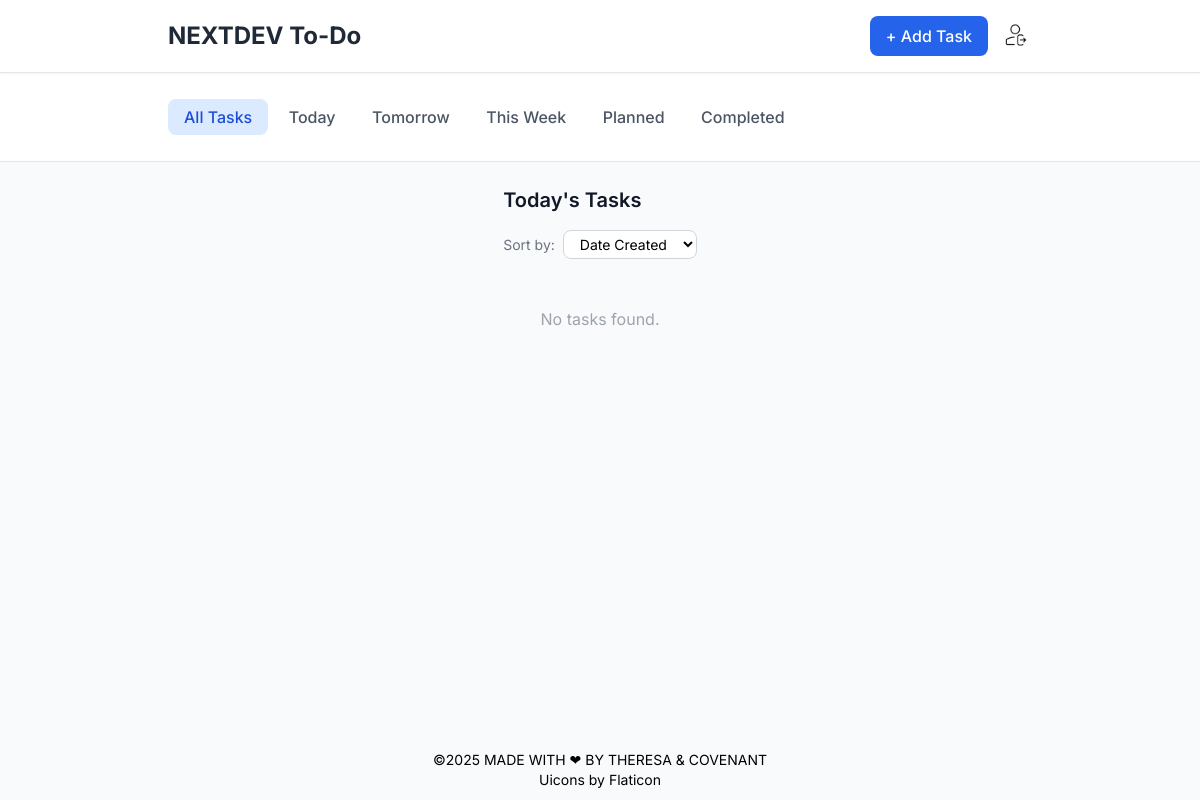
Before: /todo/today/ (signed in) with the older database file.
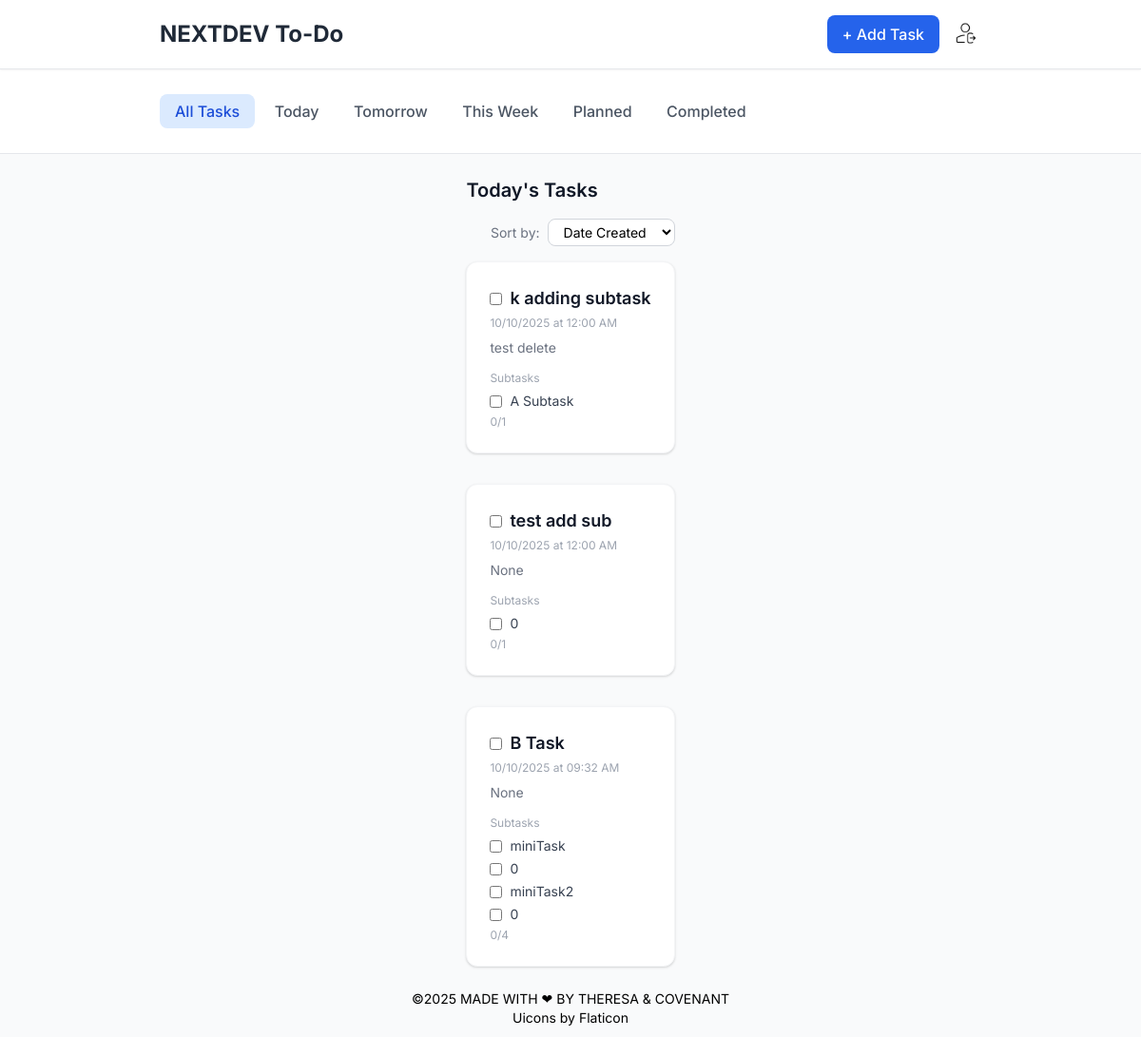
After: the same page with the newer database file.
### todolist/models.py (models this page shows, shortened)
class Task(models.Model):
    user = models.ForeignKey(User, on_delete=models.CASCADE) # link to user
    priority_choices = [
        ('L', 'Low'),
        ('M', 'Medium'),
        ('H', 'High'),
    ]
    title = models.CharField(max_length=255)
    description = models.TextField(blank=True, null=True)
    completed = models.BooleanField(default=False)
    priority = models.CharField(
        max_length=1,
        choices=priority_choices,
        default='M',
    )
    due_date = models.DateTimeField(blank=True, null=True)
    created_at = models.DateTimeField(auto_now_add=True)
    updated_at = models.DateTimeField(auto_now=True)
    parent_task = models.ForeignKey(
        'self',
        on_delete=models.CASCADE,
        related_name='subtasks',
        blank=True,
        null=True,
    )
    @property
    def completed_subtasks_count(self):
        completed = self.subtasks.filter(completed=True).count()
        for sub in self.subtasks.all():
            completed += sub.completed_subtasks_count
        return completed
    @property
    def total_subtasks_count(self):
        total = self.subtasks.count()
        for sub in self.subtasks.all():
            total += sub.total_subtasks_count
        return total

### todolist/views.py (the view, shortened to what this page needs)
# urls.py: path('today/', views.tasklist, name='today'),
@login_required
def tasklist(request):
    sort = request.GET.get('sort', 'created')
    now = timezone.now()
    today = now.date()
    tomorrow = today + timedelta(days=1)
    week_end = today + timedelta(days=7)
    page = request.resolver_match.url_name
    if page == 'completed':
        alltasks = Task.objects.filter(user=request.user).none() # No active tasks
        completedtasks = Task.objects.filter(user=request.user, completed=True, parent_task__isnull=True).prefetch_related('subtasks')
    else:
        alltasks = Task.objects.filter(user=request.user, completed=False, parent_task__isnull=True).prefetch_related('subtasks')
        completedtasks = Task.objects.filter(user=request.user, completed=True, parent_task__isnull=True).prefetch_related('subtasks')
    if page == 'today':
        alltasks = alltasks.filter(due_date__date=today)
        completedtasks = completedtasks.filter(due_date__date=today)
    elif page == 'tomorrow':
        alltasks = alltasks.filter(due_date__date=tomorrow)
        completedtasks = completedtasks.filter(due_date__date=tomorrow)
    elif page == 'this_week':
        alltasks = alltasks.filter(due_date__date__gte=today, due_date__date__lte=week_end)
        completedtasks = completedtasks.filter(due_date__date__gte=today, due_date__date__lte=week_end)
    elif page == 'planned':
        alltasks = alltasks.filter(due_date__date__gt=week_end)
        completedtasks = completedtasks.filter(due_date__date__gt=week_end)
    if sort == 'priority':
        alltasks = alltasks.order_by('-priority', '-id')
        completedtasks = completedtasks.order_by('-priority', '-id')
    elif sort == 'due_date':
        alltasks = alltasks.order_by('due_date', '-id')
        completedtasks = completedtasks.order_by('due_date', '-id')
    elif sort == 'title':
        alltasks = alltasks.order_by('title', '-id')
        completedtasks = completedtasks.order_by('title', '-id')
    else:  # default: created
        alltasks = alltasks.order_by('-id')
        completedtasks = completedtasks.order_by('-id')
    return render(request, 'task_list.html', {
        'alltasks': alltasks,
        'completedtasks': completedtasks,
        'page': page,
    })

### todolist/templates/task_list.html (shortened to what this page needs)
{% extends 'main.html' %}
{% load static %}
{% block content %}
<div class="space-y-8">
  {% for task in alltasks %}
    <div class="bg-white rounded-xl shadow border border-gray-100 p-6 flex flex-col gap-2">
      <div class="flex items-start justify-between">
        <div>
          <div class="flex items-center gap-2">
            <form method="POST" class="inline-flex items-center" style="margin: 0;">
              <input type="checkbox" class="accent-blue-600" {% if task.completed %}checked{% endif %} onchange="this.form.submit()">
            </form>
            <span class="font-semibold text-gray-900 text-lg">{{ task.title }}</span>
          </div>
          <div class="text-xs text-gray-400 mt-1">
            {{ task.due_date|date:"n/j/Y \\a\\t h:i A" }}
          </div>
          <div class="text-sm text-gray-500 mt-2">{{ task.description }}</div>
          {% if task.subtasks.all %}
            <div class="mt-2">
              <span class="text-xs text-gray-400">Subtasks</span>
              <div class="flex flex-col gap-1 mt-1">
                {% for subtask in task.subtasks.all %}
                  <div class="flex items-center gap-2">
                    <form method="POST" action="{% url 'toggle_subtask' subtask.id %}" class="inline-flex items-center" style="margin: 0;">
                      <input type="checkbox" name="
                      " {% if subtask.completed %}checked{% endif %} class="accent-green-500" onchange="this.form.submit()">
                    </form>
                    <span class="{% if subtask.completed %}line-through text-gray-400{% else %}text-gray-700{% endif %} text-sm">{{ subtask.title }}</span>
                  </div>
                {% endfor %}
              </div>
              <div class="text-xs text-gray-400 mt-1">{{ task.completed_subtasks_count }}/{{ task.total_subtasks_count }}</div>
            </div>
          {% endif %}
        </div>
      </div>
    </div>
  {% empty %}
    <div class="text-gray-400 text-center py-8">No tasks found.</div>
  {% endfor %}
</div>
{% endblock %}

### todolist/templates/main.html (shortened to what this page needs)
{% load static %}
<!DOCTYPE html>
<html lang="en">
<head>
    <link href="https://cdn.jsdelivr.net/npm/tailwindcss@2.2.19/dist/tailwind.min.css" rel="stylesheet">
    <link rel='stylesheet' href='https://cdn-uicons.flaticon.com/3.0.0/uicons-regular-rounded/css/uicons-regular-rounded.css'>
</head>
<body class="bg-gray-50 min-h-screen flex flex-col">
    <header class="bg-white shadow-sm border-b border-gray-200 sticky top-0 z-40" >
        <div class=" container max-w-4xl mx-auto px-4 py-4">
            <div class="flex items-center justify-between">
                <h1 class="text-2xl font-bold text-gray-800">NEXTDEV To-Do</h1>
                <div class="flex items-center gap-3">
                  <button onclick="openAddTaskModal()" class="bg-blue-600 hover:bg-blue-700 text-white px-4 py-2 rounded-lg font-medium transition-colors">+ Add Task
                  </button>
                  <form action="{% url 'logout' %}" method="post">
                    <button type="submit" class="p-1 hover:opacity-75" title="Logout">
                      <img src="{% static 'images/logout.png' %}" alt="Logout"
                      class="w-6 h-6 transform transition-transform duration-150 ease-in-out hover:scale-125">
                    </button>
                  </form>
                </div>
            </div>
        </div>
    </header>
    <nav class="space-x-4 bg-white border-b border-gray-200 sticky top-16 z-30" >
        <div class="m-8 bg-opacity-30 max-w-4xl mx-auto px-4">
            <div>
                <a href="{% url 'task_list' %}" class="nav-btn px-4 py-2 rounded-lg font-medium whitespace-nowrap transition-colors bg-blue-100 text-blue-700">All Tasks</a>
                <a href="{% url 'today' %}" class="nav-btn px-4 py-2 rounded-lg font-medium whitespace-nowrap transition-colors text-gray-600 hover:bg-blue-100">Today</a>
                <a href="{% url 'tomorrow' %}" class="nav-btn px-4 py-2 rounded-lg font-medium whitespace-nowrap transition-colors text-gray-600 hover:bg-blue-100">Tomorrow</a>
                <a href="{% url 'this_week' %}" class="nav-btn px-4 py-2 rounded-lg font-medium whitespace-nowrap transition-colors text-gray-600 hover:bg-blue-100">This Week</a>
                <a href="{% url 'planned' %}" class="nav-btn px-4 py-2 rounded-lg font-medium whitespace-nowrap transition-colors text-gray-600 hover:bg-blue-100">Planned</a>
                <a href="{% url 'completed' %}" class="nav-btn px-4 py-2 rounded-lg font-medium whitespace-nowrap transition-colors text-gray-600 hover:bg-blue-100">Completed</a>
            </div>
        </div>
    </nav>
    <main class="max-w-4xl mx-auto px-4 py-6">
        <div>
        <h2 class="text-xl font-semibold text-gray-900 mb-4">
            {% if page == "today" %}
                Today's Tasks
            {% elif page == "tomorrow" %}
                Tomorrow's Tasks
            {% elif page == "this_week" %}
                This Week's Tasks
            {% elif page == "planned" %}
                Planned Tasks
            {% elif page == "completed" %}
                Completed Tasks ✅
            {% else %}
                All Tasks
            {% endif %}
        </h2>
        {% include "_sort_bar.html" %}
        </div>
        <div>
        {% block content %} {%endblock%}
        </div>
    </main>
    <footer class="text-center text-sm mt-auto mb-2.5">&copy;2025 MADE WITH &#10084; BY THERESA & COVENANT
    <br>Uicons by <a href="https://www.flaticon.com/uicons">Flaticon</a>
    </footer>
</body>
</html>

### todolist/templates/_sort_bar.html (shortened to what this page needs)
<div class="flex items-center justify-end mb-4">
  <span class="text-sm text-gray-500 mr-2">Sort by:</span>
  <form method="get" id="sortForm">
    <select name="sort" id="sort-all"
      onchange="document.getElementById('sortForm').submit()"
      class="text-sm border border-gray-300 rounded-lg px-3 py-1 focus:ring-2 focus:ring-blue-500 focus:border-blue-500 bg-white">
      <option value="created" {% if request.GET.sort == "created" or not request.GET.sort %}selected{% endif %}>Date Created</option>
    </select>
  </form>
</div>

### todolist/templates/main.html (style rules this page uses)
* { font-family: 'Inter', sans-serif; }

Changed rows visible on the page:
added Task: title "k adding subtask", due_date "10/10/2025 at 12:00 AM", description "test delete", completed_subtasks_count "0", total_subtasks_count "1", shown under "Today's Tasks"
added Task: title "A Subtask", shown under "k adding subtask"
added Task: title "test add sub", due_date "10/10/2025 at 12:00 AM", description "None", completed_subtasks_count "0", total_subtasks_count "1", shown under "Today's Tasks"
added Task: title "0", shown under "test add sub"
added Task: title "B Task", due_date "10/10/2025 at 09:32 AM", description "None", completed_subtasks_count "0", total_subtasks_count "4", shown under "Today's Tasks"
added Task: title "miniTask", shown under "B Task"
added Task: title "0", shown under "B Task"
added Task: title "miniTask2", shown under "B Task"
added Task: title "0", shown under "B Task"
Other visible differences:
text no longer shown: "No tasks found."
